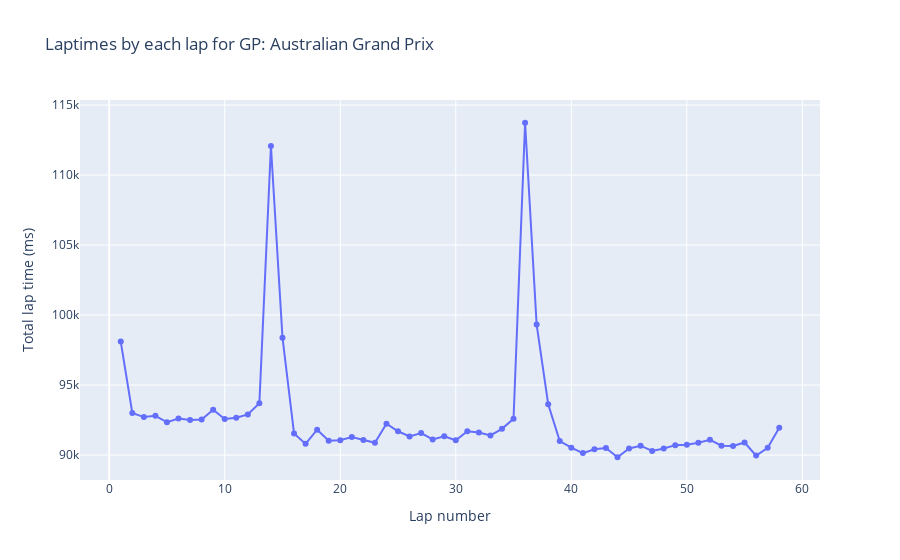

The notebook cell saved with this chart:
### Code cell
## Lap times and pit stops

fig = go.Figure()

gp_name = master_lap_times_df[master_lap_times_df["raceId"] == race_id][
    "name"
].unique()[0]

fig.add_trace(
    go.Scatter(
        x=lap_times_selected_driver_race["lap"],
        y=lap_times_selected_driver_race["milliseconds"],
        mode="lines+markers",
        name="Lap times in milliseconds",
    )
)

fig.update_layout(
    title=f"Laptimes by each lap for GP: {gp_name}",
    xaxis_title="Lap number",
    yaxis_title="Total lap time (ms)",
)

### Figure 1 — Plotly figure (JSON) as saved in the notebook; plotly's stock layout.template omitted (floating-point values rounded to 4 significant figures)
{"data": [{"mode": "lines+markers", "name": "Lap times in milliseconds", "type": "scatter", "x": [1, 2, 3, 4, 5, 6, 7, 8, 9, 10, 11, 12, 13, 14, 15, 16, 17, 18, 19, 20, 21, 22, 23, 24, 25, 26, 27, 28, 29, 30, 31, 32, 33, 34, 35, 36, 37, 38, 39, 40, 41, 42, 43, 44, 45, 46, 47, 48, 49, 50, 51, 52, 53, 54, 55, 56, 57, 58], "y": [98109, 93006, 92713, 92803, 92342, 92605, 92502, 92537, 93240, 92572, 92669, 92902, 93698, 112075, 98385, 91548, 90800, 91810, 91018, 91055, 91288, 91084, 90875, 92240, 91699, 91328, 91568, 91113, 91339, 91054, 91707, 91611, 91406, 91871, 92597, 113737, 99321, 93632, 91005, 90530, 90140, 90419, 90503, 89844, 90470, 90669, 90297, 90471, 90710, 90732, 90873, 91087, 90671, 90656, 90899, 89962, 90516, 91946]}], "layout": {"title": {"text": "Laptimes by each lap for GP: Australian Grand Prix"}, "xaxis": {"title": {"text": "Lap number"}}, "yaxis": {"title": {"text": "Total lap time (ms)"}}}}
